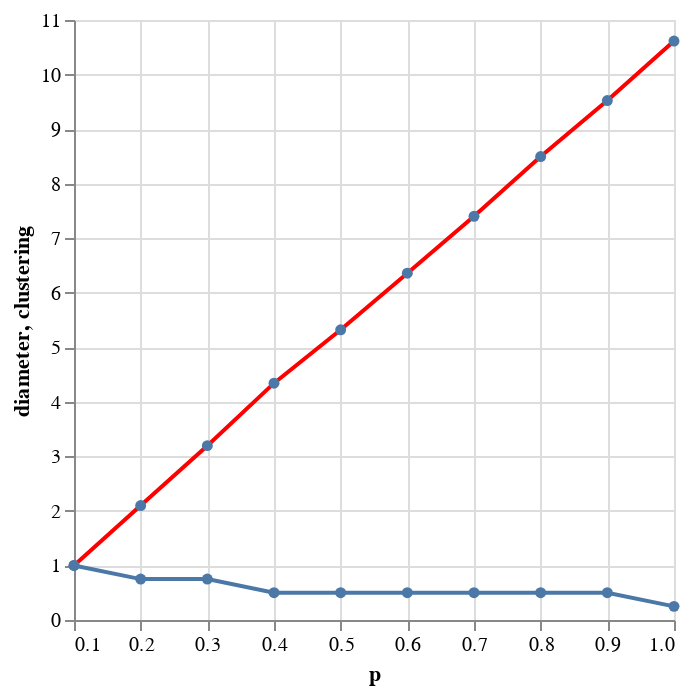

The notebook cell saved with this chart:
### Code cell
df = pd.DataFrame({'diameter': ds, 'clustering': Cs, 'p': ps})

c1 = alt.Chart(df).mark_line(
    point=True
).encode(
    x=alt.X('p:Q'),
    y=alt.Y('diameter:Q')
)

c2 = alt.Chart(df).mark_line(
    point=True,
    color='red'
).encode(
    x=alt.X('p:Q'),
    y=alt.Y('clustering:Q')
)

c1 + c2

### Figure 1 — Vega-Lite specification as saved in the notebook (floating-point values rounded to 4 significant figures)
{"config": {"view": {"continuousWidth": 300, "continuousHeight": 300}}, "layer": [{"mark": {"type": "line", "point": true}, "encoding": {"x": {"field": "p", "type": "quantitative"}, "y": {"field": "diameter", "type": "quantitative"}}}, {"mark": {"type": "line", "color": "red", "point": true}, "encoding": {"x": {"field": "p", "type": "quantitative"}, "y": {"field": "clustering", "type": "quantitative"}}}], "data": {"name": "data-c4f058acfbd1db676d90b85b84d7a0a0"}, "$schema": "https://vega.github.io/schema/vega-lite/v5.15.1.json", "datasets": {"data-c4f058acfbd1db676d90b85b84d7a0a0": [{"diameter": 1.0, "clustering": 1.0, "p": 0.1}, {"diameter": 0.75, "clustering": 2.099, "p": 0.2}, {"diameter": 0.75, "clustering": 3.197, "p": 0.3}, {"diameter": 0.5, "clustering": 4.342, "p": 0.4}, {"diameter": 0.5, "clustering": 5.32, "p": 0.5}, {"diameter": 0.5, "clustering": 6.357, "p": 0.6}, {"diameter": 0.5, "clustering": 7.402, "p": 0.7}, {"diameter": 0.5, "clustering": 8.497, "p": 0.8}, {"diameter": 0.5, "clustering": 9.524, "p": 0.9}, {"diameter": 0.25, "clustering": 10.61, "p": 1.0}]}}
